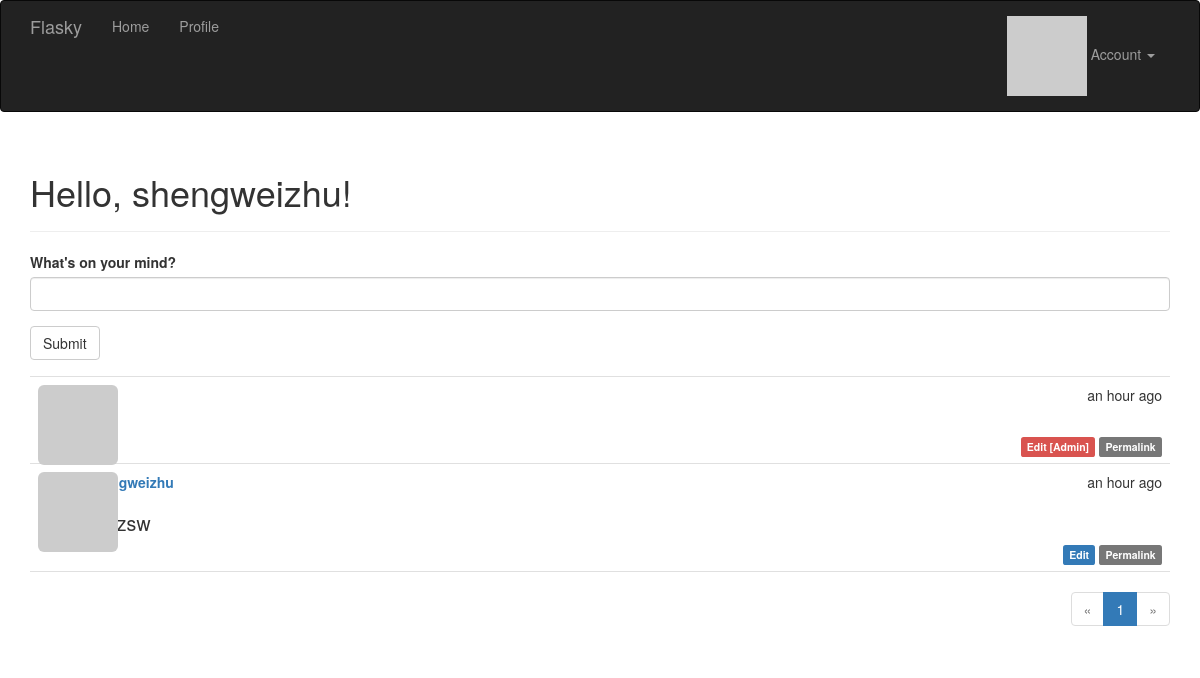
The page / (signed in) on the database its author committed.
### app/models.py (models this page shows, shortened)
class User(UserMixin, db.Model):
    __tablename__ = 'users'
    id = db.Column(db.Integer, primary_key=True)
    email = db.Column(db.String(64), unique=True, index=True)
    username = db.Column(db.String(64), unique=True, index=True)
    role_id = db.Column(db.Integer, db.ForeignKey('roles.id'))
    password_hash = db.Column(db.String(128))
    confirmed = db.Column(db.Boolean, default=False)
    name = db.Column(db.String(64))
    location = db.Column(db.String(64))
    about_me = db.Column(db.Text())
    member_since = db.Column(db.DateTime(), default=datetime.utcnow)
    last_seen = db.Column(db.DateTime(), default=datetime.utcnow)
    avatar_hash = db.Column(db.String(32))
    posts = db.relationship('Post', backref='author', lazy='dynamic')
    followed = db.relationship('Follow',
                               foreign_keys=[Follow.follower_id],
                               backref=db.backref('follower', lazy='joined'),
                               lazy='dynamic',
                               cascade='all, delete-orphan')
    followers = db.relationship('Follow',
                                foreign_keys=[Follow.followed_id],
                                backref=db.backref('followed', lazy='joined'),
                                lazy='dynamic',
                                cascade='all, delete-orphan')
    @property
    def password(self):
        raise AttributeError('password is not a readable attribute')
    def can(self, permissions):
        return self.role is not None and \
            (self.role.permissions & permissions) == permissions
    def is_administrator(self):
        return self.can(Permission.ADMINISTER)
    def ping(self):
        self.last_seen = datetime.utcnow()
        db.session.add(self)
    def gravatar(self, size=100, default='identicon', rating='g'):
        if request.is_secure:
            url = 'https://secure.gravatar.com/avatar'
        else:
            url = 'http://www.gravatar.com/avatar'
        hash = self.avatar_hash or hashlib.md5(
            self.email.encode('utf-8')).hexdigest()
        return '{url}/{hash}?s={size}&d={default}&r={rating}'.format(
            url=url, hash=hash, size=size, default=default, rating=rating)

class Post(db.Model):
    __tablename__ = 'posts'
    id = db.Column(db.Integer, primary_key=True)
    body = db.Column(db.Text)
    body_html = db.Column(db.Text)
    timestamp = db.Column(db.DateTime, index=True, default=datetime.utcnow)
    author_id = db.Column(db.Integer, db.ForeignKey('users.id'))

### app/main/views.py (the view)
@main.route('/', methods=['GET', 'POST'])
def index():
    form = PostForm()
    if current_user.can(Permission.WRITE_ARTICLES) and \
            form.validate_on_submit():
        post = Post(body=form.body.data,
                    author=current_user._get_current_object())
        db.session.add(post)
        return redirect(url_for('.index'))
    page = request.args.get('page', 1, type=int)
    pagination = Post.query.order_by(Post.timestamp.desc()).paginate(page,
                    per_page=current_app.config['FLASKY_POSTS_PER_PAGE'],
                    error_out=False)
    posts = pagination.items
    return render_template('index.html', form=form, posts=posts, pagination=pagination)

### app/main/forms.py
class PostForm(Form):
    body = PageDownField("What's on your mind?", validators=[Required()])
    submit = SubmitField('Submit')

### app/auth/views.py (called while the page is built)
@auth.before_app_request
def before_request():
    if current_user.is_authenticated:
        current_user.ping()
        if not current_user.confirmed \
                and request.endpoint[:5] != 'auth.' \
                and request.endpoint != 'static':
            return redirect(url_for('auth.unconfirmed'))

### app/main/__init__.py (called while the page is built)
@main.app_context_processor
def inject_permissions():
    return dict(Permission=Permission)

### app/models.py (called while the page is built)
@login_manager.user_loader
def load_user(user_id):
    return User.query.get(int(user_id))

### app/templates/index.html (shortened to what this page needs)
{% extends "base.html" %}
{% import "bootstrap/wtf.html" as wtf %}
{% import "_macros.html" as macros %}
{% block page_content %}
<div class="page-header">
    <h1>Hello, {% if current_user.is_authenticated %}{{ current_user.username }}{% else %}Stranger{% endif %}!</h1>
</div>
<div>
    {% if current_user.can(Permission.WRITE_ARTICLES) %}
    {{ wtf.quick_form(form) }}
    {% endif %}
</div>
    {% include '_posts.html' %}
    {% if pagination %}
        <div class="pagination">
            {{ macros.pagination_widget(pagination, '.index') }}
        </div>
    {% endif %}
{% endblock %}

### app/templates/_posts.html
<ul class="posts">
    {% for post in posts %}
    <li class="post">
        <div class="post-thumbnail">
            <a href="{{ url_for('.user', username=post.author.username) }}">
                <img class="img-rounded profile-thumbnail" src="{{ post.author.gravatar(size=40) }}">
            </a>
        </div>
        <div class="post-content">
            <div class="post-date">{{ moment(post.timestamp).fromNow() }}</div>
            <div class="post-author"><a href="{{ url_for('.user', username=post.author.username) }}">{{ post.author.username }}</a></div>
                        <div class="post-body">
                {% if post.body_html %}
                    {{ post.body_html | safe }}
                {% else %}
                    {{ post.body }}
                {% endif %}
            </div>
            <div class="post-footer">
                                {% if current_user == post.author %}
                <a href="{{ url_for('.edit', id=post.id) }}">
                    <span class="label label-primary">Edit</span>
                </a>
                {% elif current_user.is_administrator() %}
                <a href="{{ url_for('.edit', id=post.id) }}">
                    <span class="label label-danger">Edit [Admin]</span>
                </a>
                {% endif %}
                <a href="{{ url_for('.post', id=post.id) }}">
                    <span class="label label-default">Permalink</span>
                </a>
            </div>
        </div>
    </li>
    {% endfor %}
</ul>

### app/static/styles.css (style rules this page uses)
.profile-thumbnail { position: absolute; }
ul.posts { list-style-type: none; padding: 0px; margin: 16px 0px 0px 0px; border-top: 1px solid #e0e0e0; }
ul.posts li.post { padding: 8px; border-bottom: 1px solid #e0e0e0; }
div.post-date { float: right; }
div.post-author { font-weight: bold; }
div.post-thumbnail { position: absolute; }
div.post-content { margin-left: 48px; min-height: 48px; }
div.pagination { width: 100%; text-align: right; padding: 0px; margin: 0px; }
.post-body h1 { font-size: 140%; }
div.post-footer { text-align: right; }

### rows shown on the page
User: username "shengweizhu"
Post: timestamp "an hour ago"
Post: timestamp "an hour ago", author.username "shengweizhu", body_html "@#zsw"

### other values the page prints
{{ field.label(class="control-label")|safe }} "What's on your mind?"
{{ p }} "1"
